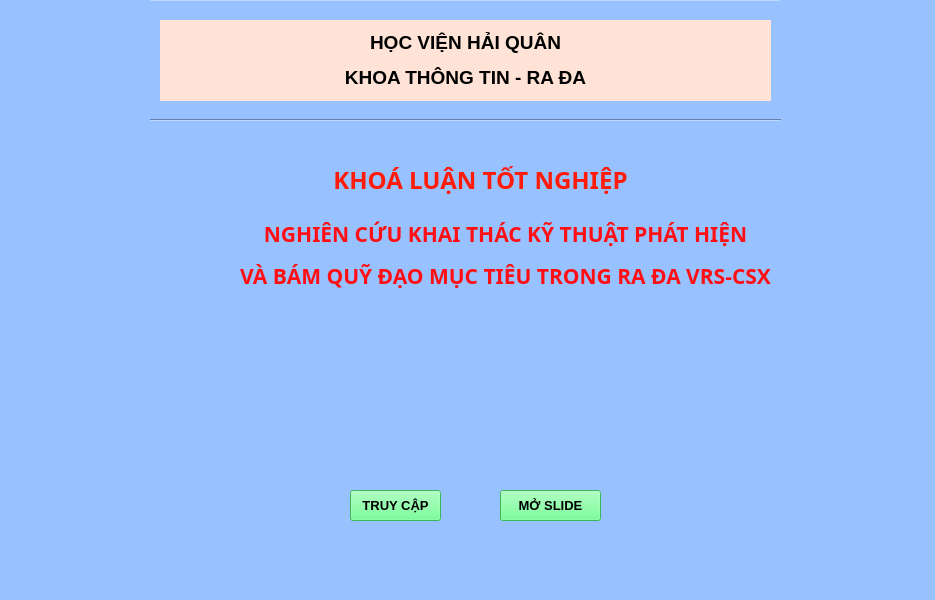
<?xml version="1.0" encoding="UTF-8"?>
<ui version="4.0">
 <class>LoginScreen</class>
 <widget class="QMainWindow" name="LoginScreen">
  <property name="geometry">
   <rect>
    <x>0</x>
    <y>0</y>
    <width>935</width>
    <height>600</height>
   </rect>
  </property>
  <property name="windowTitle">
   <string>MainWindow</string>
  </property>
  <property name="styleSheet">
   <string notr="true">border-top-color: rgb(76, 88, 255);
background-color: rgb(152, 193, 255);</string>
  </property>
  <widget class="QWidget" name="centralwidget">
   <widget class="QLabel" name="label">
    <property name="geometry">
     <rect>
      <x>20</x>
      <y>10</y>
      <width>121</width>
      <height>121</height>
     </rect>
    </property>
    <property name="styleSheet">
     <string notr="true">border-image: url(:/left/assets/left_logo.png);</string>
    </property>
    <property name="text">
     <string/>
    </property>
   </widget>
   <widget class="QLabel" name="label_2">
    <property name="geometry">
     <rect>
      <x>160</x>
      <y>20</y>
      <width>611</width>
      <height>81</height>
     </rect>
    </property>
    <property name="styleSheet">
     <string notr="true">background-color: rgb(255, 227, 215);</string>
    </property>
    <property name="text">
     <string>&lt;html&gt;&lt;head/&gt;&lt;body&gt;&lt;p align=&quot;center&quot;&gt;&lt;span style=&quot; font-size:14pt; font-weight:600;&quot;&gt;HỌC VIỆN HẢI QUÂN&lt;/span&gt;&lt;/p&gt;&lt;p align=&quot;center&quot;&gt;&lt;span style=&quot; font-size:14pt; font-weight:600;&quot;&gt;KHOA THÔNG TIN - RA ĐA&lt;/span&gt;&lt;/p&gt;&lt;/body&gt;&lt;/html&gt;</string>
    </property>
   </widget>
   <widget class="QLabel" name="label_3">
    <property name="geometry">
     <rect>
      <x>790</x>
      <y>0</y>
      <width>121</width>
      <height>121</height>
     </rect>
    </property>
    <property name="styleSheet">
     <string notr="true">border-image: url(:/left/assets/right_logo.png);</string>
    </property>
    <property name="text">
     <string/>
    </property>
   </widget>
   <widget class="QLabel" name="label_4">
    <property name="geometry">
     <rect>
      <x>10</x>
      <y>140</y>
      <width>911</width>
      <height>431</height>
     </rect>
    </property>
    <property name="text">
     <string/>
    </property>
   </widget>
   <widget class="Line" name="line">
    <property name="geometry">
     <rect>
      <x>150</x>
      <y>110</y>
      <width>631</width>
      <height>20</height>
     </rect>
    </property>
    <property name="orientation">
     <enum>Qt::Horizontal</enum>
    </property>
   </widget>
   <widget class="Line" name="line_2">
    <property name="geometry">
     <rect>
      <x>150</x>
      <y>-10</y>
      <width>631</width>
      <height>20</height>
     </rect>
    </property>
    <property name="orientation">
     <enum>Qt::Horizontal</enum>
    </property>
   </widget>
   <widget class="QLabel" name="label_5">
    <property name="geometry">
     <rect>
      <x>210</x>
      <y>160</y>
      <width>541</width>
      <height>41</height>
     </rect>
    </property>
    <property name="font">
     <font>
      <family>Microsoft YaHei</family>
      <pointsize>14</pointsize>
      <weight>75</weight>
      <bold>true</bold>
     </font>
    </property>
    <property name="styleSheet">
     <string notr="true">
color: rgb(255, 27, 7);</string>
    </property>
    <property name="text">
     <string>&lt;html&gt;&lt;head/&gt;&lt;body&gt;&lt;p align=&quot;center&quot;&gt;&lt;span style=&quot; font-size:18pt;&quot;&gt;KHOÁ LUẬN TỐT NGHIỆP&lt;/span&gt;&lt;/p&gt;&lt;/body&gt;&lt;/html&gt;</string>
    </property>
   </widget>
   <widget class="QLabel" name="label_6">
    <property name="geometry">
     <rect>
      <x>140</x>
      <y>200</y>
      <width>731</width>
      <height>111</height>
     </rect>
    </property>
    <property name="font">
     <font>
      <family>Microsoft YaHei</family>
      <pointsize>20</pointsize>
      <weight>75</weight>
      <bold>true</bold>
     </font>
    </property>
    <property name="styleSheet">
     <string notr="true">color: rgb(255, 15, 19);</string>
    </property>
    <property name="text">
     <string>&lt;html&gt;&lt;head/&gt;&lt;body&gt;&lt;p align=&quot;center&quot;&gt;&lt;span style=&quot; font-size:16pt; font-weight:600;&quot;&gt;NGHIÊN CỨU KHAI THÁC KỸ THUẬT PHÁT HIỆN&lt;/span&gt;&lt;/p&gt;&lt;p align=&quot;center&quot;&gt;&lt;span style=&quot; font-size:16pt; font-weight:600;&quot;&gt;VÀ BÁM QUỸ ĐẠO MỤC TIÊU TRONG RA ĐA VRS-CSX&lt;/span&gt;&lt;/p&gt;&lt;/body&gt;&lt;/html&gt;</string>
    </property>
   </widget>
   <widget class="QPushButton" name="login_btn">
    <property name="geometry">
     <rect>
      <x>350</x>
      <y>490</y>
      <width>91</width>
      <height>31</height>
     </rect>
    </property>
    <property name="font">
     <font>
      <pointsize>10</pointsize>
      <weight>75</weight>
      <bold>true</bold>
     </font>
    </property>
    <property name="styleSheet">
     <string notr="true">background-color: rgb(85, 255, 127);</string>
    </property>
    <property name="text">
     <string>TRUY CẬP</string>
    </property>
   </widget>
   <widget class="QPushButton" name="openslide_btn">
    <property name="geometry">
     <rect>
      <x>500</x>
      <y>490</y>
      <width>101</width>
      <height>31</height>
     </rect>
    </property>
    <property name="font">
     <font>
      <pointsize>10</pointsize>
      <weight>75</weight>
      <bold>true</bold>
     </font>
    </property>
    <property name="styleSheet">
     <string notr="true">background-color: rgb(85, 255, 127);</string>
    </property>
    <property name="text">
     <string>MỞ SLIDE</string>
    </property>
   </widget>
  </widget>
  <widget class="QMenuBar" name="menubar">
   <property name="geometry">
    <rect>
     <x>0</x>
     <y>0</y>
     <width>935</width>
     <height>26</height>
    </rect>
   </property>
  </widget>
  <widget class="QStatusBar" name="statusbar"/>
 </widget>
 <resources>
  <include location="logo.qrc"/>
 </resources>
 <connections/>
</ui>
